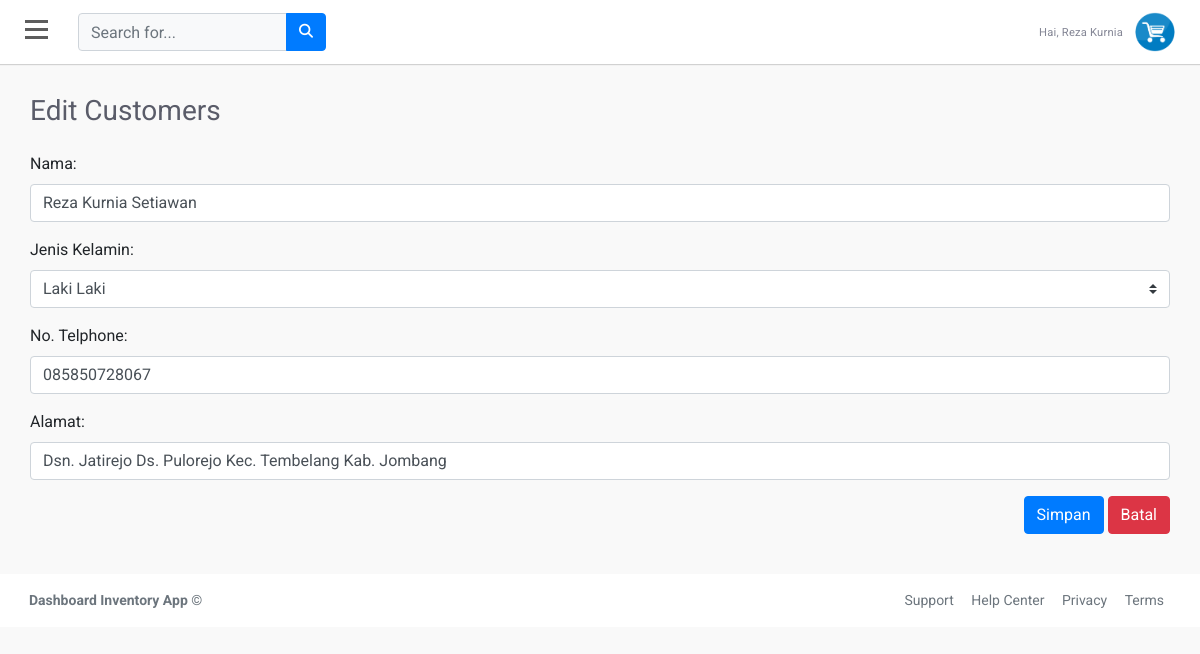
Page /dashboard/aksi/editcustomers.php?id=1 (signed in) on the committed database.
### tables this page shows
CREATE TABLE `user` (
  `id` int(11) NOT NULL,
  `nama` varchar(100) NOT NULL,
  `email` varchar(100) NOT NULL,
  `username` varchar(100) NOT NULL,
  `password` varchar(50) NOT NULL,
  `hakakses` varchar(100) NOT NULL
);

CREATE TABLE `customers` (
  `id` int(11) NOT NULL,
  `nama` varchar(100) NOT NULL,
  `jeniskelamin` varchar(50) NOT NULL,
  `telp` varchar(50) NOT NULL,
  `alamat` varchar(100) NOT NULL
);

### dashboard/aksi/editcustomers.php (the view, shortened to what this page needs)
<?php
include('../../koneksi.php');
    if (isset($_GET['id'])) {
    $id = ($_GET["id"]);
    $query = "SELECT * FROM customers WHERE id='$id'";
    $result = mysqli_query($koneksi, $query);
        $data = mysqli_fetch_assoc($result);
            } else {
                 echo "<script>alert('Masukkan data id.');window.location='editcustomers.php';</script>";
                }
?>
<!doctype html>
<html lang="en">
  <head>
    <link rel="stylesheet" href="https://stackpath.bootstrapcdn.com/bootstrap/4.1.3/css/bootstrap.min.css">
      <link rel="stylesheet" href="https://use.fontawesome.com/releases/v5.7.2/css/all.css"
>
		<link rel="stylesheet" href="https://cdnjs.cloudflare.com/ajax/libs/font-awesome/4.7.0/css/font-awesome.min.css">
		<link href="//netdna.bootstrapcdn.com/font-awesome/3.2.1/css/font-awesome.css" rel="stylesheet">
		 <link rel="stylesheet" href="font/font/flaticon.css">
     <link rel="stylesheet" type="text/css" href="../../asset/style.css">
     <link rel="stylesheet" type="text/css" href="../../asset/tabeladmin.css">
  </head>
  <body>
  <div id="wrapper">
        <div id="page-content-wrapper">
			<div id="content">
       <div class="container-fluid p-0 px-lg-0 px-md-0">
        <nav class="navbar navbar-expand navbar-light my-navbar">
            <div type="button"  id="bar" class="nav-icon1 hamburger animated fadeInLeft is-closed" data-toggle="offcanvas">
               <span></span>
			    <span></span>
				 <span></span>
            </div>
          <form class="d-none d-sm-inline-block form-inline navbar-search">
            <div class="input-group">
              <input type="text" class="form-control bg-light " placeholder="Search for..." aria-label="Search">
              <div class="input-group-append">
                <button class="btn btn-primary" type="button">
                  <i class="fas fa-search fa-sm"></i>
                </button>
              </div>
            </div>
          </form>
          <ul class="navbar-nav ml-auto">
			<?php
					$tampilPeg    = mysqli_query($koneksi, "SELECT * FROM user WHERE username='$_SESSION[username]'");
					$peg    = mysqli_fetch_array($tampilPeg);
					?>
            <li class="nav-item dropdown">
              <a class="nav-link dropdown-toggle" href="#" id="userDropdown" role="button" data-toggle="dropdown">
                <span class="mr-2 d-none d-lg-inline text-gray-600 small">Hai, <?= $peg['nama'] ?></span>
                <img class="img-profile rounded-circle" src="../img/logo.png">
              </a>
            </li>
          </ul>
        </nav>
        <div class="inputdata" >
        <div class="d-sm-flex align-items-center justify-content-between mb-4">
            <h1 class="h3 mb-0 text-gray-800">Edit Customers</h1>
          </div>
            <form action="../proses/proseseditcustomers.php" method="POST" enctype="multipart/form-data" >
                <div class="form-group">
                    <label for="usr">Nama:</label>
                    <input type="text" class="form-control" name="nama" value="<?php echo $data['nama']; ?>" >
                </div>
                <div class="form-group">
                    <label for="pwd">Jenis Kelamin:</label>
                    <div class="input-group mb-3">
                      <select class="custom-select" id="inputGroupSelect01" name="jeniskelamin" >
                        <option selected> <?php echo $data['jeniskelamin']; ?></option>
                      </select>
                    </div>
                </div>
                <div class="form-group">
                    <label for="pwd">No. Telphone:</label>
                    <input type="text" class="form-control" name="telp" value="<?php echo $data['telp']; ?>" >
                </div>
                <div class="form-group">
                    <label for="pwd">Alamat:</label>
                    <input type="text" class="form-control" name="alamat" value="<?php echo $data['alamat']; ?>" >
                </div>
                <div class="buttoninput">
                    <input class="btn btn-primary" type="submit" name="submit" value="Simpan"role="button"></input>
                    <a class="btn btn-danger" href="menucustomers.php" role="button">Batal</a>
                </div>
            </form>
            <br><br>
        </div>
      </div>
			<footer class="footer">
				<div class="container-fluid">
					<div class="row text-muted">
						<div class="col-6 text-left">
							<p class="mb-0">
								<a href="index.html" class="text-muted"><strong>Dashboard Inventory App </strong></a> &copy
							</p>
						</div>
						<div class="col-6 text-right">
							<ul class="list-inline">
								<li class="footer-item">
									<a class="text-muted" href="#">Support</a>
								</li>
								<li class="footer-item">
									<a class="text-muted" href="#">Help Center</a>
								</li>
								<li class="footer-item">
									<a class="text-muted" href="#">Privacy</a>
								</li>
								<li class="footer-item">
									<a class="text-muted" href="#">Terms</a>
								</li>
							</ul>
						</div>
					</div>
				</div>
			</footer>
        </div>
		</div>
    </div>
  </body>
</html>

### asset/style.css (style rules this page uses)
body { position: relative; overflow-x:hidden; background: #f7f7fc; font-family: 'Roboto', sans-serif; }
body, html { height: 100%; }
.inputdata { margin: 30px; }
.buttoninput { float: right; }
.navbar-nav > li > a ,.submenu-box ul li a { color:rgb(255, 255, 255)!important; text-transform: capitalize; font-size: 14px; padding:10px 10px 10px 20px!important; display: block; font-weight: 400; position: relative; z-index: 2; font-family: 'Roboto', sans-serif; letter-spacing: .2px; }
.navbar-nav li { display:block!important; margin:2px 0px; }
.nav-item .nav-link { display:block; color:white!important; text-transform:capitalize; text-decoration: none; padding:6px 10px; transition:0.4s ease; }
#page-content-wrapper { width: 100%; transition: all 0.5s ease; }
.nav-icon1 { z-index: 999; position:relative; display: block; width:23px; margin:0px 30px 0px 25px; cursor:pointer; height: 25px; }
.nav-icon1 span { position:absolute; top:0; width:100%; height:3px; cursor:pointer; background-color:#5d5d5d; left:0; transform:rotate(0deg); transition:.30s ease-in-out; }
.nav-icon1 span:nth-of-type(1) { top:0; }
.nav-icon1 span:nth-of-type(2) { top:8px; }
.nav-icon1 span:nth-of-type(3) { top:16px; }
.my-navbar { padding:0px; background-color:white; box-shadow: 0 1px 1px 0 rgba(0,0,0,.16); }
.text-gray-600 { color: #858796!important; }
.nav-link .img-profile { height:40px; width:40px; }
.dropdown, .dropleft, .dropright, .dropup { position: relative; }
.text-gray-800 { color: #5a5c69!important; font-size: 1.75rem; font-weight: 400; line-height: 1.2; }
footer.footer { padding: 1rem .875rem; direction: ltr; background: #fff; }
footer.footer ul { margin:0px; list-style:none; }
.footer ul li { display:inline-block; margin:0px 7px; }
.text-muted { color: #6c757d!important; font-size:14px; }

### asset/tabeladmin.css (style rules this page uses)
body { background: #f9f9f9; font-family: "Roboto", sans-serif; }

### rows in the picture
user: nama "Reza Kurnia"
customers: nama "Reza Kurnia Setiawan", jeniskelamin "Laki Laki", telp "085850728067", alamat "Dsn. Jatirejo Ds. Pulorejo Kec. Tembelang Kab. Jombang"
